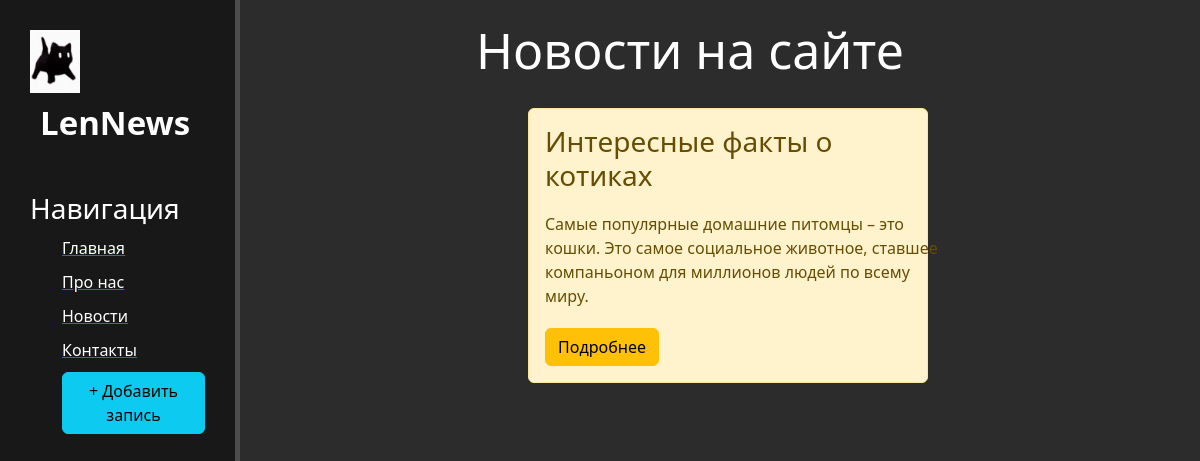
Page /news/ on the committed database.
### news/models.py (models this page shows, shortened)
class Artiles(models.Model):
    title = models.CharField('Название', max_length=100, default='Без названия')
    anons = models.CharField('Анонс', max_length=250)
    full_text = models.TextField('Статья')
    date = models.DateTimeField('Дата публикации')
    class Meta:
        verbose_name = 'Новость'
        verbose_name_plural = 'Новости'

### news/views.py (the view)
def news_home(request):
    news = Artiles.objects.order_by('-date')
    return render(request, 'news/news_home.html', {'news': news})

### news/templates/news/news_home.html (shortened to what this page needs)
{% extends 'main/base.html' %}
{% block content %}
    <div class="features">
        <h1>Новости на сайте</h1>
        {% if news %}
            {% for ne in news %}
                <div class="alert alert-warning">
                    <h3>{{ ne.title }}</h3>
                    <p>{{ ne.anons }}</p>
                    <a href="{% url 'news-detail' ne.id %}" class="btn btn-warning">Подробнее</a>
                </div>
            {% endfor %}
        {% else %}
                <p>Записей пока нет :3</p>
        {% endif %}
    </div>
{% endblock content %}

### main/templates/main/base.html (shortened to what this page needs)
{% load static %}
<!DOCTYPE html>
<html lang="ru">
<head>
    <link rel="stylesheet" href="https://cdn.jsdelivr.net/npm/bootstrap@5.3.3/dist/css/bootstrap.min.css">
    <link rel="stylesheet" href="{% static 'main/css/main.css' %}">
    <link rel="stylesheet" href="https://use.fontawesome.com/releases/v5.15.2/css/all.css">
</head>
<body class="bodyy">
    <aside>
        <img src="{% static 'main/img/Снимок.PNG' %}"  alt="Лого">
        <span class="logo">LenNews</span>
        <h3>Навигация</h3>
        <ul>
            <a href="{% url "home" %}"><li>Главная</li></a>
            <a href="{% url "about" %}"><li>Про нас</li></a>
            <a href="{% url "news_home" %}"><li>Новости</li></a>
            <a href=""><li>Контакты</li></a>
            <a href="{% url "create" %}"><li><button class="btn btn-info">+ Добавить запись</button></li></a>
        </ul>
    </aside>
    <main>
        {% block content %}
        {% endblock %}
    </main>
</body>
</html>

### main/templates/main/base.html (style rules this page uses)
body { background: #2c2c2c; }
aside { float:left; background: #181818; width: 20%; padding: 2.5%; height: 100vh; color: #fff; border-right: 5px solid #4d4d4d; }
aside img { width: 50px; float:left; }
aside .logo { font-size: 33px; margin-left: 10px; font-weight: bold; position: relative; top: 5px; }
aside h3 { margin-top: 50px; font-size: 28px; }
aside ul { list-style: none }
aside ul li { color: #fff; display: block; margin-top: 10px; transition: transform .6s ease; }
main .features { float: left; color:#fff; margin-top: 20px; text-align: center; width: 75%; }
main .features h1 { font-size: 50px; }
main .features p { min-width: 400px; margin: 20px auto; }
.alert-warning { float: left; clear: both; width: 400px; margin: 20px 32%; text-align: left; }

### rows in the picture
Artiles: title "Интересные факты о котиках", anons "Самые популярные домашние питомцы – это кошки. Это самое социальное животное, ставшее компаньоном для миллионов людей по всему миру."
